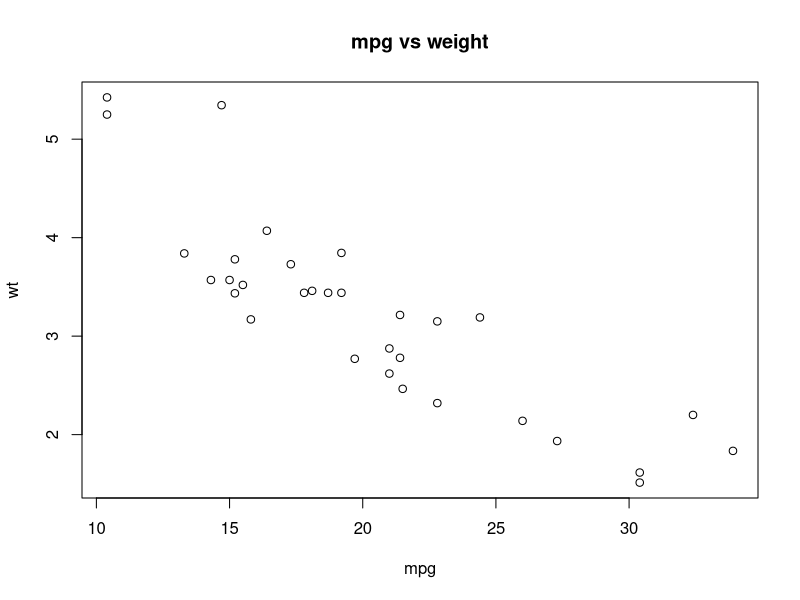
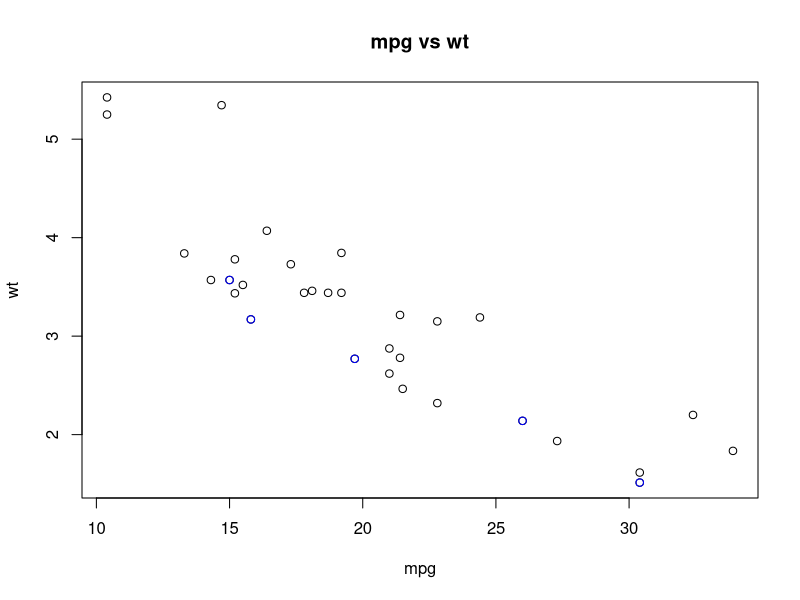
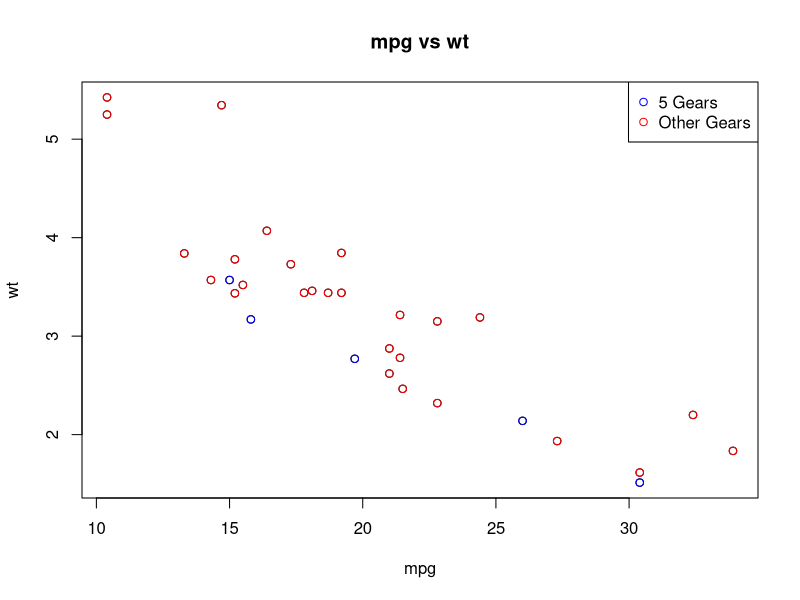
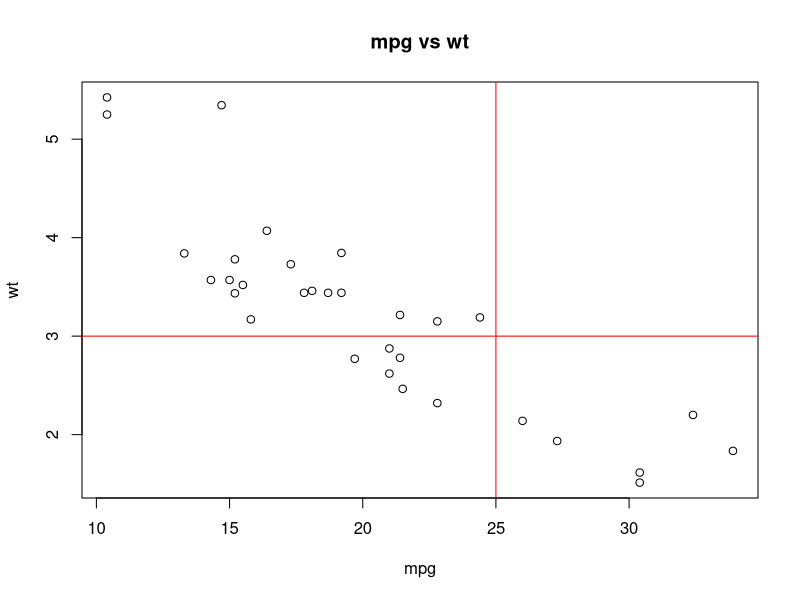
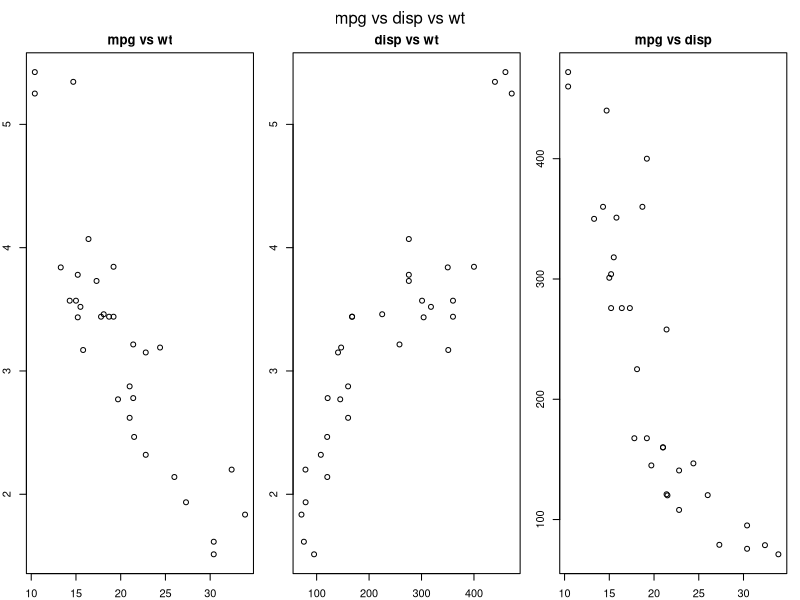

Reproduce these figures in R, in order.
with(mtcars, plot(mpg,wt))
title(main="mpg vs weight")


with(mtcars, plot(mpg, wt, main = "mpg vs wt"))
with(subset(mtcars, gear==5), points(mpg,wt,col="blue"))


with(mtcars, plot(mpg, wt, main="mpg vs wt"))
with(subset(mtcars, gear==5), points(mpg, wt,col="blue"))
with(subset(mtcars, gear!=5), points(mpg, wt,col="red"))
legend("topright", pch=1, col=c("blue","red"), legend=c("5 Gears", "Other Gears"))


with(mtcars, plot(mpg, wt,main="mpg vs wt", pch=21))
abline(h=3, v=25, col="red")


par(mfrow=c(1,3), mar=c(2,2,2,1), oma=c(0,0,2,0))
with(mtcars, {
  plot(mpg, wt,main="mpg vs wt")
  plot(disp, wt, main = "disp vs wt")
  plot(mpg, disp, main="mpg vs disp")
  mtext("mpg vs disp vs wt", outer=TRUE)
})



